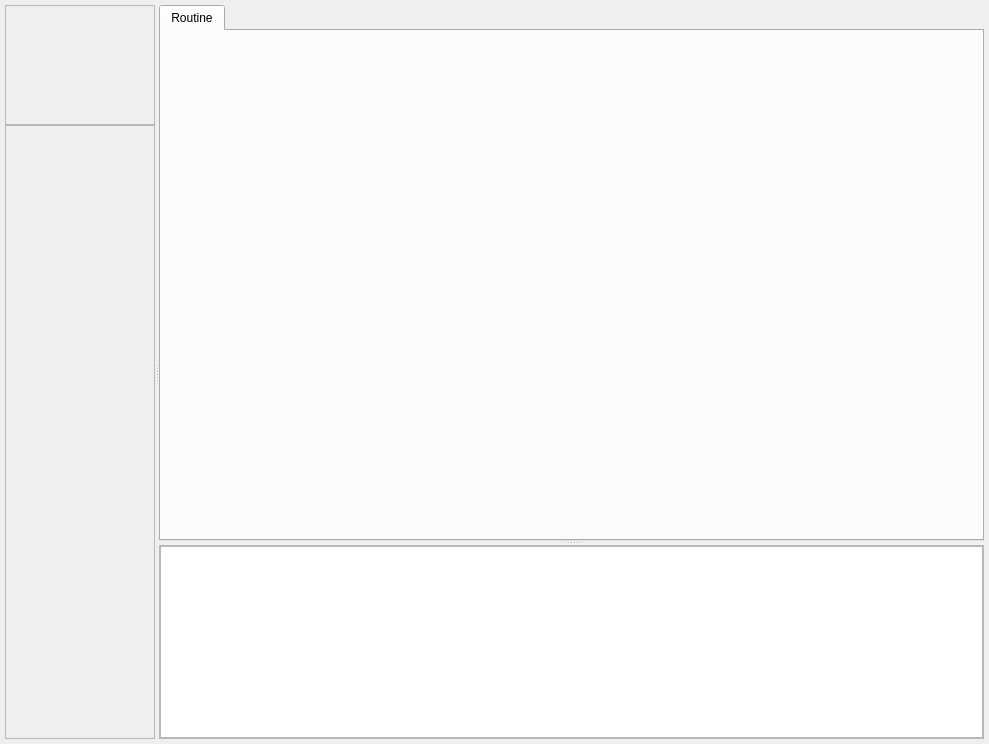
<?xml version="1.0" encoding="UTF-8"?>
<ui version="4.0">
 <class>Form</class>
 <widget class="QWidget" name="Form">
  <property name="geometry">
   <rect>
    <x>0</x>
    <y>0</y>
    <width>989</width>
    <height>744</height>
   </rect>
  </property>
  <property name="windowTitle">
   <string>Form</string>
  </property>
  <layout class="QVBoxLayout" name="verticalLayout_3">
   <property name="spacing">
    <number>0</number>
   </property>
   <property name="margin">
    <number>5</number>
   </property>
   <item>
    <widget class="QWidget" name="containerToolbar" native="true">
     <property name="sizePolicy">
      <sizepolicy hsizetype="Preferred" vsizetype="Minimum">
       <horstretch>0</horstretch>
       <verstretch>0</verstretch>
      </sizepolicy>
     </property>
     <zorder>splitter_2</zorder>
     <zorder>splitter_2</zorder>
    </widget>
   </item>
   <item>
    <widget class="QSplitter" name="splitter_2">
     <property name="sizePolicy">
      <sizepolicy hsizetype="Expanding" vsizetype="Expanding">
       <horstretch>0</horstretch>
       <verstretch>0</verstretch>
      </sizepolicy>
     </property>
     <property name="orientation">
      <enum>Qt::Horizontal</enum>
     </property>
     <property name="childrenCollapsible">
      <bool>false</bool>
     </property>
     <widget class="QWidget" name="containerLeft" native="true">
      <property name="minimumSize">
       <size>
        <width>150</width>
        <height>0</height>
       </size>
      </property>
      <layout class="QVBoxLayout" name="verticalLayout_2">
       <property name="spacing">
        <number>0</number>
       </property>
       <property name="margin">
        <number>0</number>
       </property>
       <item>
        <widget class="QFrame" name="containerRoutine">
         <property name="sizePolicy">
          <sizepolicy hsizetype="Preferred" vsizetype="Fixed">
           <horstretch>0</horstretch>
           <verstretch>0</verstretch>
          </sizepolicy>
         </property>
         <property name="minimumSize">
          <size>
           <width>0</width>
           <height>120</height>
          </size>
         </property>
         <property name="frameShape">
          <enum>QFrame::StyledPanel</enum>
         </property>
         <property name="frameShadow">
          <enum>QFrame::Raised</enum>
         </property>
         <zorder>containerToolbarRoutine</zorder>
        </widget>
       </item>
       <item>
        <widget class="QWidget" name="containerToolbarRoutine" native="true">
         <property name="sizePolicy">
          <sizepolicy hsizetype="Preferred" vsizetype="Fixed">
           <horstretch>0</horstretch>
           <verstretch>0</verstretch>
          </sizepolicy>
         </property>
        </widget>
       </item>
       <item>
        <widget class="QFrame" name="containerProperty">
         <property name="frameShape">
          <enum>QFrame::StyledPanel</enum>
         </property>
         <property name="frameShadow">
          <enum>QFrame::Raised</enum>
         </property>
         <zorder>containerRoutine</zorder>
        </widget>
       </item>
      </layout>
     </widget>
     <widget class="QWidget" name="containerRight" native="true">
      <property name="sizePolicy">
       <sizepolicy hsizetype="Preferred" vsizetype="Preferred">
        <horstretch>1</horstretch>
        <verstretch>0</verstretch>
       </sizepolicy>
      </property>
      <layout class="QVBoxLayout" name="verticalLayout">
       <property name="margin">
        <number>0</number>
       </property>
       <item>
        <widget class="QSplitter" name="splitter">
         <property name="orientation">
          <enum>Qt::Vertical</enum>
         </property>
         <widget class="QTabWidget" name="tabContent">
          <property name="sizePolicy">
           <sizepolicy hsizetype="Expanding" vsizetype="Expanding">
            <horstretch>0</horstretch>
            <verstretch>2</verstretch>
           </sizepolicy>
          </property>
          <widget class="QWidget" name="tabPageRoutine">
           <attribute name="title">
            <string>Routine</string>
           </attribute>
          </widget>
         </widget>
         <widget class="QFrame" name="containerEditor">
          <property name="sizePolicy">
           <sizepolicy hsizetype="Preferred" vsizetype="Preferred">
            <horstretch>0</horstretch>
            <verstretch>0</verstretch>
           </sizepolicy>
          </property>
          <property name="minimumSize">
           <size>
            <width>0</width>
            <height>100</height>
           </size>
          </property>
          <property name="frameShape">
           <enum>QFrame::StyledPanel</enum>
          </property>
          <property name="frameShadow">
           <enum>QFrame::Raised</enum>
          </property>
          <layout class="QVBoxLayout" name="verticalLayout_4">
           <property name="spacing">
            <number>2</number>
           </property>
           <property name="margin">
            <number>0</number>
           </property>
           <item>
            <widget class="QTextEdit" name="textEdit"/>
           </item>
          </layout>
         </widget>
        </widget>
       </item>
      </layout>
     </widget>
    </widget>
   </item>
   <item>
    <widget class="QWidget" name="contaierFooter" native="true">
     <property name="sizePolicy">
      <sizepolicy hsizetype="Preferred" vsizetype="Maximum">
       <horstretch>0</horstretch>
       <verstretch>0</verstretch>
      </sizepolicy>
     </property>
    </widget>
   </item>
  </layout>
 </widget>
 <resources/>
 <connections/>
</ui>
